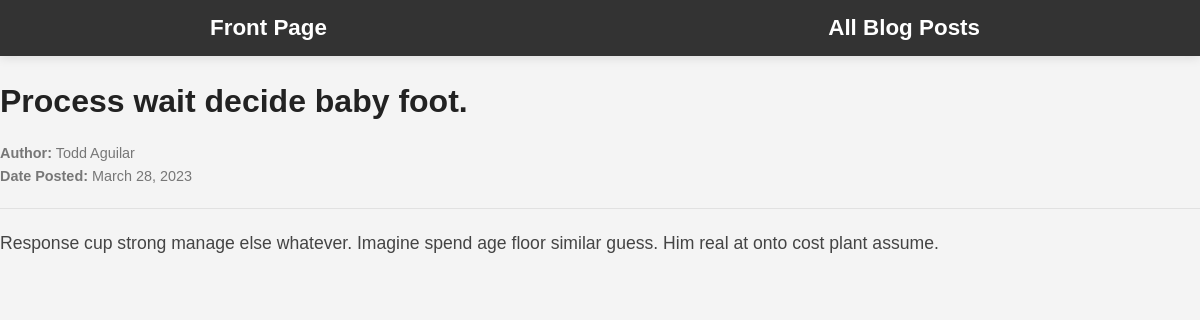
Screenshot of /posts/process-wait-decide-baby-foot with the database file from the repository.
### blog_posts/models.py (models this page shows, shortened)
class BlogPost(models.Model):
    title = models.CharField(max_length=255)
    content = models.TextField()
    author = models.CharField(max_length=255)
    date_posted = models.DateField()
    slug = models.SlugField(unique=True, blank=True)

### blog_posts/views.py (the view)
# urls.py: path("posts/<slug:slug>", views.get_post, name="blog_post"),
def get_post(request, slug):
    try:
        blog_post = BlogPost.objects.get(slug=slug)
        return render(
            request,
            "blog_posts/post.html",
            {
                "title": blog_post.title,
                "post": blog_post,
            },
        )
    except:
        raise Http404("Post not found.")

### blog_posts/templates/blog_posts/post.html
{% extends "base.html" %}
{% load static %}
{% block head %}
<link rel="stylesheet" href="{% static 'blog_posts/styles.css' %}">
{% endblock %}
{% block content %}
{% include 'blog_posts/navigation.html' %}
<h1 class="blog-post-title">{{ post.title }}</h1>
<div class="blog-post-meta">
    <p><strong>Author:</strong> {{ post.author }}</p>
    <p><strong>Date Posted:</strong> {{ post.date_posted }}</p>
</div>
<hr>
<p class="blog-post-content">{{ post.content }}</p>
{% endblock %}

### static/base.css (style rules this page uses)
body, h1, h2, h3, p, ul, ol, li, figure, figcaption, blockquote { margin: 0; padding: 0; }
body { font-family: 'Arial', sans-serif; background-color: green; color: #333; line-height: 1.6; }

### blog_posts/static/blog_posts/styles.css (style rules this page uses)
body { font-family: 'Arial', sans-serif; background-color: #f4f4f4; color: #333; line-height: 1.6; margin: 0; padding: 0; }
.blog-post-title { font-size: 1.5em; margin-bottom: 10px; }
.blog-post-title { font-size: 2em; margin-bottom: 15px; color: #222; }
.blog-post-meta { font-size: 0.9em; color: #777; margin-bottom: 20px; }
hr { border: 0; height: 1px; background: #e1e1e1; margin: 20px 0; }
.blog-post-content { font-size: 1.1em; line-height: 1.7; color: #444; }

### rows the page displays
BlogPost: title "Process wait decide baby foot.", author "Todd Aguilar", date_posted "March 28, 2023", content "Response cup strong manage else whatever. Imagine spend age floor similar guess. Him real at onto cost plant assume."
